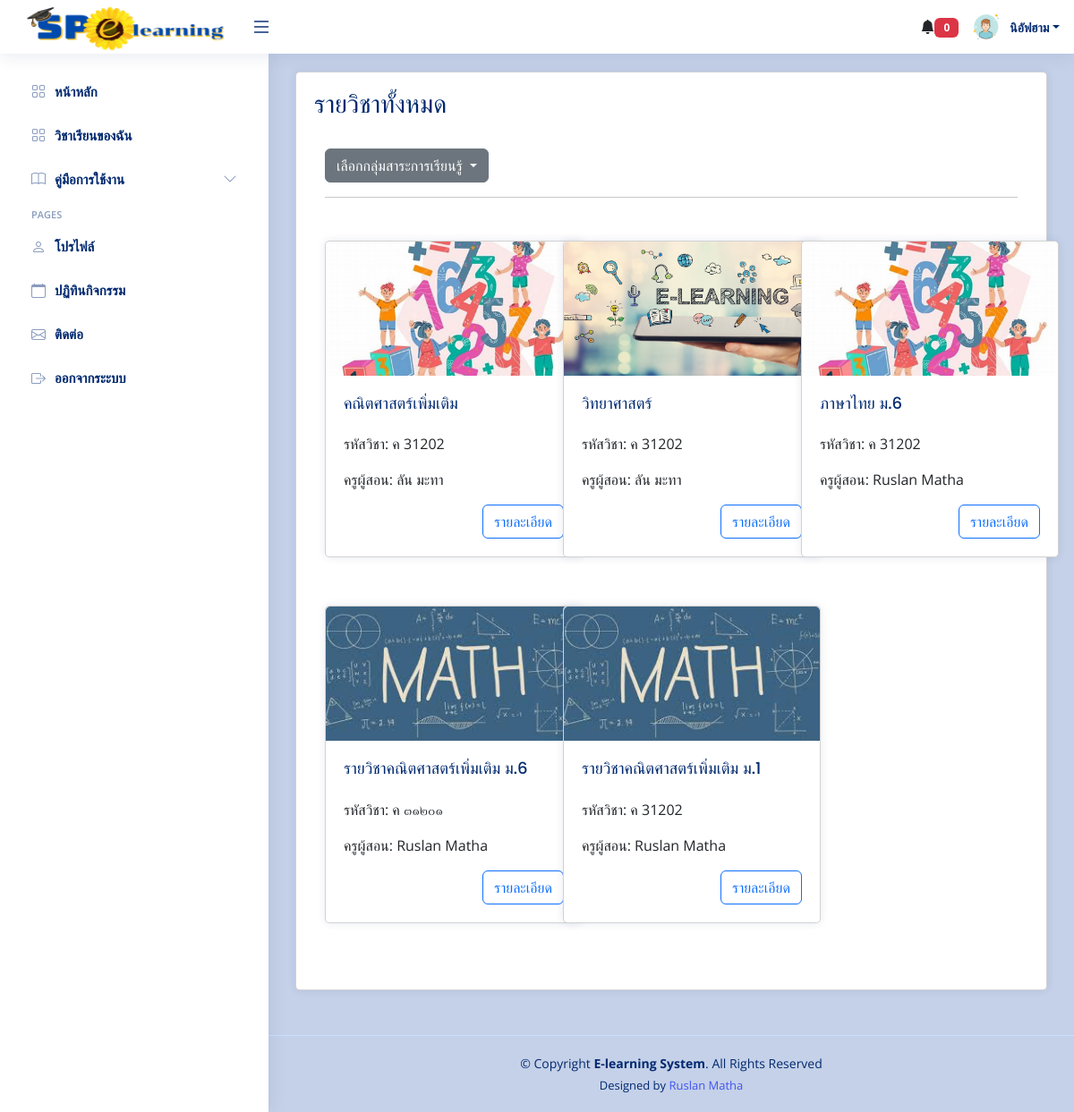
Page /student/lib_course.php (signed in) on the committed database.
### tables this page shows
CREATE TABLE `students` (
  `s_id` int(11) NOT NULL,
  `username` varchar(255) NOT NULL,
  `password` varchar(255) NOT NULL,
  `first_name` varchar(255) NOT NULL,
  `last_name` varchar(255) NOT NULL,
  `classes` varchar(50) NOT NULL,
  `classroom` varchar(50) NOT NULL,
  `year` varchar(50) DEFAULT NULL,
  `image` varchar(255) DEFAULT NULL
);

CREATE TABLE `courses` (
  `c_id` int(11) NOT NULL,
  `course_name` varchar(255) NOT NULL,
  `description` text NOT NULL,
  `teacher_id` int(11) NOT NULL DEFAULT 1,
  `created_at` datetime NOT NULL,
  `updated_at` datetime NOT NULL,
  `c_img` varchar(255) NOT NULL,
  `course_code` varchar(255) NOT NULL,
  `group_id` int(11) DEFAULT NULL,
  `is_open` tinyint(1) DEFAULT 0,
  `access_code` varchar(255) DEFAULT NULL,
  `class_id` int(11) DEFAULT NULL
);

CREATE TABLE `teachers` (
  `t_id` int(11) NOT NULL,
  `username` varchar(255) NOT NULL,
  `password` varchar(255) NOT NULL,
  `first_name` varchar(255) NOT NULL,
  `last_name` varchar(255) NOT NULL,
  `email` varchar(255) NOT NULL,
  `group_id` int(11) DEFAULT NULL,
  `image` text DEFAULT NULL
);

### student/lib_course.php (the view, shortened to what this page needs)
<?php
include('../connections/connection.php');
try {
    $user_id = $_SESSION['user_id'];
    $stmt = $db->prepare("SELECT * FROM students WHERE s_id = :user_id");
    $stmt->bindParam(':user_id', $user_id);
    $stmt->execute();
    $student = $stmt->fetch(PDO::FETCH_ASSOC);
} catch (PDOException $e) {
    echo "เกิดข้อผิดพลาด: " . $e->getMessage();
}
try {
    $stmt = $db->prepare("SELECT * FROM courses");
    $stmt->execute();
    $courses = $stmt->fetchAll(PDO::FETCH_ASSOC);
} catch (PDOException $e) {
    echo "เกิดข้อผิดพลาดในการดึงคอร์ส: " . $e->getMessage();
}
?>
<?php include('head.php'); ?>
<body>
    <?php include('header.php'); ?>
    <?php include('sidebar.php'); ?>
    <main id="main" class="main">
    <div class="card">
      <div class="card-body">
        <div class="card-title">
          <h3>รายวิชาทั้งหมด</h3>
        </div>
        <div class="container">
        <div class="row">
        <div class="dropdown">
  <button class="btn btn-secondary dropdown-toggle" type="button" id="dropdownMenuButton" data-bs-toggle="dropdown" aria-expanded="false">
    เลือกกลุ่มสาระการเรียนรู้
  </button>
</div>
</div>
          <hr color="blue" size="2" width="100%">
          <div class="row mt-5">
          <?php foreach ($courses as $course): ?>
            <?php if ($course['is_open'] == 1): ?>
                <div class="col-md-4 mb-4">
                <div class="card" style="width: 18rem;">
                <?php if (!empty($course['c_img'])): ?>
                <div class="text-center">
                    <img src="<?php echo $course['c_img']; ?>" class="card-img-top" alt="รูปภาพ" style="height: 150px; object-fit: cover;">
                </div>
            <?php else: ?>
                <div class="text-center">
                    <img src="../admin/teacher_process/img/course.jpg" class="card-img-top" alt="รูปภาพ" style="height: 150px; object-fit: cover;">
                </div>
            <?php endif; ?>
                    <div class="card-body">
                    <h5 class="card-title"><?php echo $course['course_name']; ?></h5>
                    <p class="card-text">รหัสวิชา: <?php echo $course['course_code']; ?></p>
                    <?php
                    $teacher_id = $course['teacher_id'];
                    $teacher_stmt = $db->prepare("SELECT * FROM teachers WHERE t_id = :teacher_id");
                    $teacher_stmt->bindParam(':teacher_id', $teacher_id);
                    $teacher_stmt->execute();
                    $teacher = $teacher_stmt->fetch(PDO::FETCH_ASSOC);
                    ?>
                    <p class="card-text">ครูผู้สอน: <?php echo $teacher['first_name']; ?> <?php echo $teacher['last_name']; ?></p>
                    <a href="course_details.php?course_id=<?php echo $course['c_id']; ?>" class="btn btn-outline-primary" style="float: right;">รายละเอียด</a>
                    </div>
                </div>
                </div>
            <?php endif; ?>
            <?php endforeach; ?>
          </div>
        </div>
      </div>
    </div>
  </main>
<?php include('footer.php');?>
</body>
</html>

### student/header.php (shortened to what this page needs)
<header id="header" class="header fixed-top d-flex align-items-center">
<div class="d-flex align-items-center justify-content-between">
  <a href="index" >
    <img src="../uploads/img/logo.png" alt="" style="width: 250px; height: 60px;">
  </a>
  <i class="bi bi-list toggle-sidebar-btn" style="font-size: 24px;"></i>
</div>
<nav class="header-nav ms-auto">
  <ul class="d-flex align-items-center">
<div class="dropdown d-none d-md-block">
  <button class="btn " type="button" id="notificationDropdown" data-bs-toggle="dropdown" aria-expanded="false">
    <i class="bi bi-bell-fill"></i><span class="badge bg-danger" id="notificationCount">0</span>
  </button>
</div>
    <li class="nav-item dropdown pe-3">
      <a class="nav-link nav-profile d-flex align-items-center pe-0" href="#" data-bs-toggle="dropdown">
                  <?php if (!empty($student['image'])): ?>
                  <?php
                  $imagePath = 'images/' . $student['image'];
                  ?>
                  <img src="<?php echo $imagePath; ?>" alt="Profile" class="rounded-circle">
              <?php else: ?>
                  <img src="images/Default.png" alt="Default Profile" class="rounded-circle">
              <?php endif; ?>
        <span class="d-none d-md-block dropdown-toggle ps-2"><?php echo $student['first_name'];?></span>
      </a>
    </li>
  </ul>
</nav>
</header>

### student/css/style.css (style rules this page uses)
:root { scroll-behavior: smooth; }
a { color: #4154f1; text-decoration: none; }
h1, h2, h3, h4, h5, h6 { font-family: "Nunito", sans-serif; }
#main { margin-top: 60px; padding: 20px 30px; transition: all 0.3s; }
.header { transition: all 0.5s; z-index: 997; height: 60px; box-shadow: 0px 2px 20px rgba(1, 41, 112, 0.1); background-color: #fff; padding-left: 20px; }
.header .toggle-sidebar-btn { font-size: 32px; padding-left: 10px; cursor: pointer; color: #012970; }
@media (min-width: 1200px) { #main, #footer { margin-left: 300px; } }

### student/head.php (style rules this page uses)
body { font-family: "Open Sans", sans-serif; background-color: #c5d1e8; }
.badge { font-weight: bold; text-transform: uppercase; padding: 5px 10px; min-width: 19px; }
.header-nav ul { list-style: none; }
.header-nav>ul { margin: 0; padding: 0; }
.header-nav .nav-profile { color: #012970; }
.header-nav .nav-profile img { max-height: 36px; }
.header-nav .nav-profile span { font-size: 14px; font-weight: 600; }
.card { margin-bottom: 30px; border-radius: 5px; box-shadow: 0px 0px 10px rgba(1, 41, 112, 0.1); background-color: #fff; }
.card-title { padding: 20px 0 15px 0; font-size: 18px; font-weight: 500; color: #012970; font-family: "Poppins", sans-serif; }
.card-body { padding: 0 20px 20px 20px; }

### rows in the picture
students: first_name "นิอัฟฮาม"
courses: c_img (picture), course_name "คณิตศาสตร์เพิ่มเติม", course_code "ค 31202", teacher.first_name "ลัน", teacher.last_name "มะทา"
courses: c_img (picture), course_name "วิทยาศาสตร์", course_code "ค 31202", teacher.first_name "ลัน", teacher.last_name "มะทา"
courses: c_img (picture), course_name "ภาษาไทย ม.6", course_code "ค 31202", teacher.first_name "Ruslan", teacher.last_name "Matha"
courses: c_img (picture), course_name "รายวิชาคณิตศาสตร์เพิ่มเติม ม.6", course_code "ค ๓๑๒๐๑", teacher.first_name "Ruslan", teacher.last_name "Matha"
courses: c_img (picture), course_name "รายวิชาคณิตศาสตร์เพิ่มเติม ม.1", course_code "ค 31202", teacher.first_name "Ruslan", teacher.last_name "Matha"
